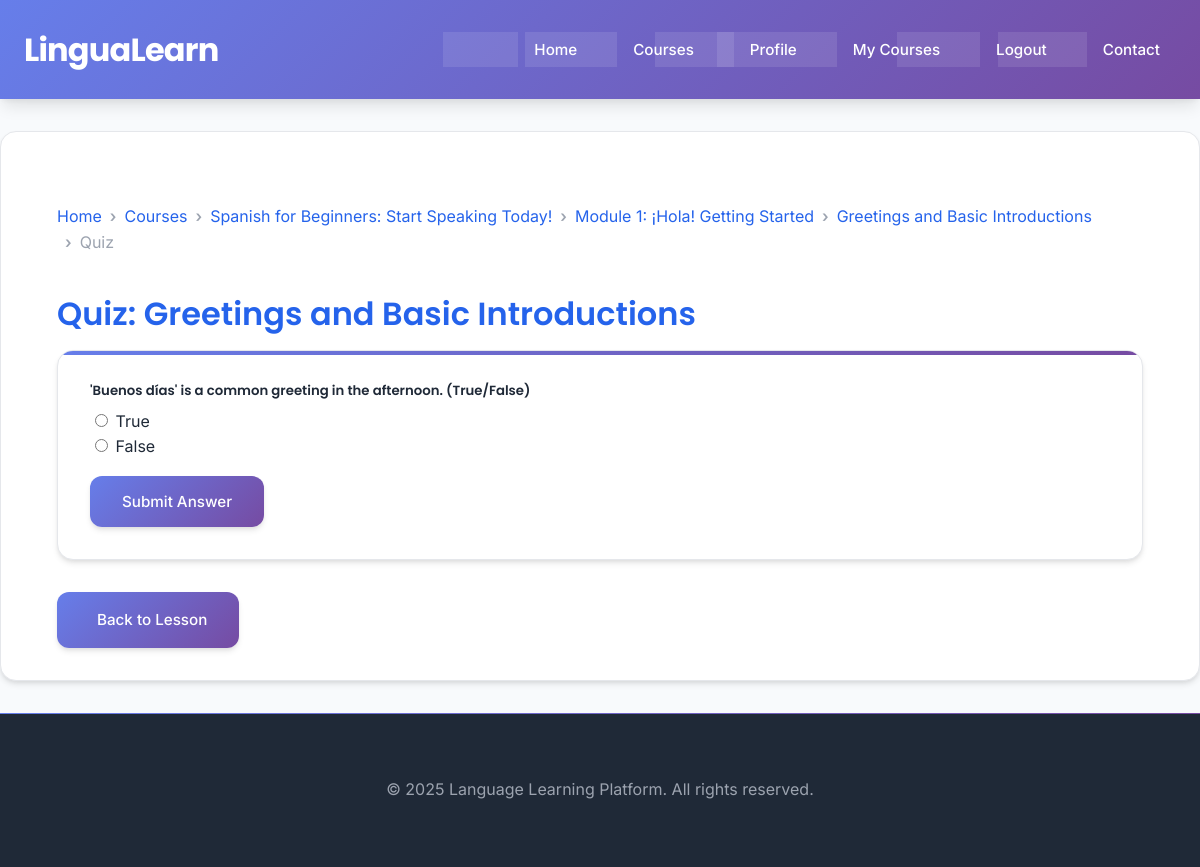
Page /quiz/2/take (signed in) on the committed database.
### app.py (models this page shows, shortened)
class Course(db.Model):
    __tablename__ = 'courses'
    id = db.Column(db.Integer, primary_key=True)
    language = db.Column(db.String(50), nullable=False)
    level = db.Column(db.String(50), nullable=False) # Beginner, Intermediate, Advanced
    title = db.Column(db.String(100), nullable=False)
    description = db.Column(db.Text, nullable=True)
    image_url = db.Column(db.String(200), nullable=True) # For course thumbnail/banner
    learning_objectives = db.Column(db.Text, nullable=True) # What students will learn
    modules = db.relationship('Module', backref='course', lazy=True, cascade="all, delete-orphan")

class Module(db.Model):
    __tablename__ = 'modules'
    id = db.Column(db.Integer, primary_key=True)
    course_id = db.Column(db.Integer, db.ForeignKey('courses.id'), nullable=False)
    title = db.Column(db.String(150), nullable=False)
    order = db.Column(db.Integer, nullable=False) # To order modules within a course
    description = db.Column(db.Text, nullable=True) # Optional description for the module
    lessons = db.relationship('Lesson', backref='module', lazy=True, cascade="all, delete-orphan", order_by='Lesson.lesson_number')

class Lesson(db.Model):
    __tablename__ = 'lessons'
    id = db.Column(db.Integer, primary_key=True)
    module_id = db.Column(db.Integer, db.ForeignKey('modules.id'), nullable=False)
    lesson_number = db.Column(db.Integer, nullable=False) # For ordering within a module
    title = db.Column(db.String(100), nullable=False)
    content = db.Column(db.Text, nullable=False) # Rich text, paths to images/audio
    video_url = db.Column(db.String(200), nullable=True)
    estimated_duration = db.Column(db.String(50), nullable=True) # e.g., "20 minutes"
    quizzes = db.relationship('Quiz', backref='lesson', lazy=True, cascade="all, delete-orphan")

class Quiz(db.Model):
    __tablename__ = 'quizzes'
    id = db.Column(db.Integer, primary_key=True)
    lesson_id = db.Column(db.Integer, db.ForeignKey('lessons.id'), nullable=False)
    question = db.Column(db.Text, nullable=False)
    options = db.Column(db.String(500), nullable=True) # e.g., JSON: {"a": "Option A", "b": "Option B"}
    correct_answer = db.Column(db.String(100), nullable=False)
    quiz_type = db.Column(db.String(20), default='multiple_choice') # 'multiple_choice', 'fill_in_blank'
    quiz_attempts = db.relationship('QuizAttempt', backref='quiz', lazy=True)

### app.py (the view, shortened to what this page needs)
@app.route('/quiz/<int:quiz_id>/take', methods=['GET', 'POST'])
@login_required
def take_quiz(quiz_id):
    quiz = Quiz.query.options(
        db.joinedload(Quiz.lesson).joinedload(Lesson.module).joinedload(Module.course)
    ).get_or_404(quiz_id)
    lesson = quiz.lesson
    module = lesson.module
    course = module.course
    options = quiz.options.split(',') if quiz.options else []
    return render_template('take_quiz.html',
                           title=f"Quiz: {quiz.question[:30]}...",
                           quiz=quiz,
                           options=options,
                           lesson=lesson,
                           module=module,
                           course=course)

### app.py (called while the page is built)
@login_manager.user_loader
def load_user(user_id):
    return User.query.get(int(user_id))

@app.context_processor
def inject_current_year():
    return {'current_year': datetime.datetime.utcnow().year}

### templates/take_quiz.html (shortened to what this page needs)
{% extends "base.html" %}
{% block content %}
<div class="container mt-4">
    {% if quiz and lesson and module and course %}
        <nav aria-label="breadcrumb">
            <ol class="breadcrumb">
                <li class="breadcrumb-item"><a href="{{ url_for('index') }}">Home</a></li>
                <li class="breadcrumb-item"><a href="{{ url_for('courses') }}">Courses</a></li>
                <li class="breadcrumb-item"><a href="{{ url_for('course_detail', course_id=course.id) }}">{{ course.title }}</a></li>
                <li class="breadcrumb-item"><a href="{{ url_for('course_detail', course_id=course.id) }}#heading{{ module.id }}">{{ module.title }}</a></li>
                <li class="breadcrumb-item"><a href="{{ url_for('lesson_view', lesson_id=lesson.id) }}">{{ lesson.title }}</a></li>
                <li class="breadcrumb-item active" aria-current="page">Quiz</li>
            </ol>
        </nav>
        <h2 class="mb-3">Quiz: {{ lesson.title }}</h2>
        <div class="card shadow-sm">
            <div class="card-header">
                <h5>{{ quiz.question }}</h5>
            </div>
            <div class="card-body">
                <form method="POST" action="{{ url_for('take_quiz', quiz_id=quiz.id) }}">
                    {% if quiz.quiz_type == 'multiple_choice' and options %}
                        <div class="mb-3">
                            {% for option in options %}
                            <div class="form-check">
                                <input class="form-check-input" type="radio" name="selected_answer" id="option{{ loop.index }}" value="{{ option.strip() }}" required>
                                <label class="form-check-label" for="option{{ loop.index }}">
                                    {{ option.strip() }}
                                </label>
                            </div>
                            {% endfor %}
                        </div>
                    {% elif quiz.quiz_type == 'true_false' %}
                        <div class="mb-3">
                            <div class="form-check">
                                <input class="form-check-input" type="radio" name="selected_answer" id="option_true" value="True" required>
                                <label class="form-check-label" for="option_true">
                                    True
                                </label>
                            </div>
                            <div class="form-check">
                                <input class="form-check-input" type="radio" name="selected_answer" id="option_false" value="False" required>
                                <label class="form-check-label" for="option_false">
                                    False
                                </label>
                            </div>
                        </div>
                    {% elif quiz.quiz_type == 'short_answer' %}
                        <div class="mb-3">
                            <label for="short_answer_text" class="form-label">Your Answer:</label>
                            <textarea class="form-control" id="short_answer_text" name="selected_answer" rows="3" required></textarea>
                        </div>
                    {% else %}
                        <p class="text-muted">This quiz type is not yet fully supported for display.</p>
                    {% endif %}
                    {% if quiz.quiz_type in ['multiple_choice', 'true_false', 'short_answer'] %}
                        <button type="submit" class="btn btn-primary">Submit Answer</button>
                    {% endif %}
                </form>
            </div>
        </div>
        <div class="mt-4">
            <a href="{{ url_for('lesson_view', lesson_id=lesson.id) }}" class="btn btn-outline-secondary">Back to Lesson</a>
        </div>
    {% else %}
        <div class="alert alert-danger" role="alert">
            <h2>Quiz Not Found</h2>
            <p>The quiz you are looking for does not exist or could not be loaded.</p>
            <a href="{{ url_for('courses') }}" class="btn btn-primary">Back to Courses</a>
        </div>
    {% endif %}
</div>
{% endblock %}

### static/css/style.css (style rules this page uses)
:root { --primary-blue: #2563eb; --primary-dark: #1d4ed8; --secondary-purple: #7c3aed; --accent-teal: #0d9488; --accent-orange: #ea580c; --gradient-primary: linear-gradient(135deg, #667eea 0%, #764ba2 100%); --gradient-secondary: linear-gradient(135deg, #f093fb 0%, #f5576c 100%); --gradient-accent: linear-gradient(135deg, #4facfe 0%, #00f2fe 100%); --text-primary: #1f2937; --text-secondary: #6b7280; --text-light: #ffffff; --text-muted: #9ca3af; --bg-primary: #ffffff; --bg-secondary: #f8fafc; --bg-dark: #1f2937; --bg-card: #ffffff; --border-light: #e5e7eb; --border-medium: #d1d5db; --shadow-sm: 0 1px 2px 0 rgba(0, 0, 0, 0.05); --shadow-md: 0 4px 6px -1px rgba(0, 0, 0, 0.1), 0 2px 4px -1px rgba(0, 0, 0, 0.06); --shadow-lg: 0 10px 15px -3px rgba(0, 0, 0, 0.1), 0 4px 6px -2px rgba(0, 0, 0, 0.05); --shadow-xl: 0 20px 25px -5px rgba(0, 0, 0, 0.1), 0 10px 10px -5px rgba(0, 0, 0, 0.04); --spacing-xs: 0.25rem; --spacing-sm: 0.5rem; --spacing-md: 1rem; --spacing-lg: 1.5rem; --spacing-xl: 2rem; --spacing-2xl: 3rem; --radius-sm: 0.375rem; --radius-md: 0.5rem; --radius-lg: 0.75rem; --radius-xl: 1rem; }
* { box-sizing: border-box; }
body { font-family: 'Inter', -apple-system, BlinkMacSystemFont, 'Segoe UI', sans-serif; margin: 0; padding: 0; background: var(--bg-secondary); color: var(--text-primary); line-height: 1.6; display: flex; flex-direction: column; min-height: 100vh; font-size: 16px; -webkit-font-smoothing: antialiased; -moz-osx-font-smoothing: grayscale; }
.container { width: 100%; max-width: 1200px; margin: 0 auto; padding: 0 var(--spacing-lg); }
h1, h2, h3, h4, h5, h6 { font-family: 'Poppins', sans-serif; color: var(--text-primary); margin-top: 0; margin-bottom: 0.75em; line-height: 1.2; font-weight: 600; }
h2 { font-size: 2rem; color: var(--primary-blue); }
a { color: var(--primary-blue); text-decoration: none; transition: all 0.3s ease; }
.btn { display: inline-flex; align-items: center; justify-content: center; gap: var(--spacing-sm); background: var(--gradient-primary); color: var(--text-light); padding: var(--spacing-md) var(--spacing-xl); border: none; border-radius: var(--radius-lg); cursor: pointer; text-decoration: none; font-family: 'Inter', sans-serif; font-size: 0.95rem; font-weight: 500; transition: all 0.3s ease; box-shadow: var(--shadow-md); position: relative; overflow: hidden; min-height: 44px; }
.btn::before { content: ''; position: absolute; top: 0; left: -100%; width: 100%; height: 100%; background: linear-gradient(90deg, transparent, rgba(255, 255, 255, 0.2), transparent); transition: left 0.5s ease; }
.btn-primary { background: var(--gradient-primary); }
.card { background: var(--bg-card); border: 1px solid var(--border-light); border-radius: var(--radius-xl); padding: var(--spacing-xl); margin-bottom: var(--spacing-xl); box-shadow: var(--shadow-md); transition: all 0.3s ease; position: relative; overflow: hidden; }
.card::before { content: ''; position: absolute; top: 0; left: 0; right: 0; height: 4px; background: var(--gradient-primary); }
.card-body { padding: 0; }
.mt-4 { margin-top: var(--spacing-lg); }
.mb-3 { margin-bottom: var(--spacing-md); }
.breadcrumb { display: flex; flex-wrap: wrap; padding: var(--spacing-md) 0; margin-bottom: var(--spacing-lg); list-style: none; background: transparent; border-radius: var(--radius-md); }
.breadcrumb-item { display: flex; align-items: center; }
.breadcrumb-item + .breadcrumb-item::before { content: "›"; padding: 0 var(--spacing-sm); color: var(--text-muted); font-weight: 600; }
.breadcrumb-item.active { color: var(--text-muted); }
.breadcrumb-item a { color: var(--primary-blue); text-decoration: none; transition: color 0.3s ease; }

### rows in the picture
Course: title "Spanish for Beginners: Start Speaking Today!"
Module: title "Module 1: ¡Hola! Getting Started"
Lesson: title "Greetings and Basic Introductions"
Quiz: question "'Buenos días' is a common greeting in the afternoon. (True/False)"
